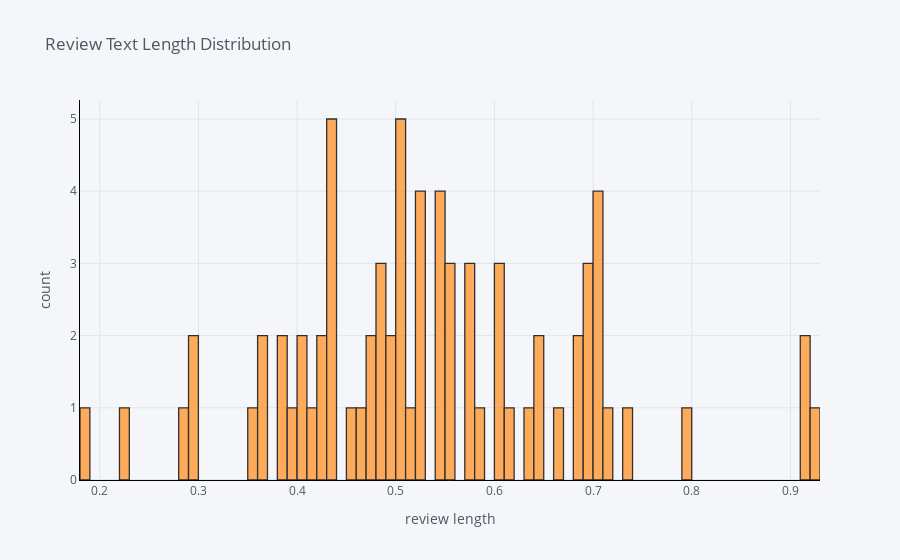

This figure's notebook cell:
### Code cell
df_lyrics_within_temptation['subjectivity'].iplot(
    kind='hist',
    bins=100,
    xTitle='review length',
    linecolor='black',
    yTitle='count',
    title='Review Text Length Distribution')

### Figure 1 — Plotly figure (JSON) as saved in the notebook; plotly's stock layout.template omitted (floating-point values rounded to 4 significant figures)
{"data": [{"histfunc": "count", "histnorm": "", "marker": {"color": "rgba(255, 153, 51, 1.0)", "line": {"color": "#000000", "width": 1.3}}, "name": "subjectivity", "nbinsx": 100, "opacity": 0.8, "orientation": "v", "type": "histogram", "x": [0.454, 0.713, 0.57, 0.645, 0.508, 0.735, 0.382, 0.4, 0.513, 0.438, 0.5, 0.436, 0.5, 0.793, 0.54, 0.487, 0.286, 0.498, 0.475, 0.608, 0.297, 0.422, 0.471, 0.504, 0.544, 0.487, 0.643, 0.525, 0.583, 0.398, 0.4, 0.489, 0.697, 0.365, 0.386, 0.54, 0.36, 0.7, 0.225, 0.69, 0.505, 0.557, 0.576, 0.525, 0.633, 0.552, 0.428, 0.604, 0.913, 0.35, 0.929, 0.575, 0.495, 0.667, 0.55, 0.684, 0.611, 0.7, 0.7, 0.699, 0.433, 0.294, 0.542, 0.433, 0.705, 0.414, 0.187, 0.432, 0.522, 0.6, 0.463, 0.914, 0.688, 0.523]}], "layout": {"barmode": "overlay", "legend": {"bgcolor": "#F5F6F9", "font": {"color": "#4D5663"}}, "paper_bgcolor": "#F5F6F9", "plot_bgcolor": "#F5F6F9", "title": {"font": {"color": "#4D5663"}, "text": "Review Text Length Distribution"}, "xaxis": {"gridcolor": "#E1E5ED", "linecolor": "black", "showgrid": true, "tickfont": {"color": "#4D5663"}, "title": {"font": {"color": "#4D5663"}, "text": "review length"}, "zerolinecolor": "#E1E5ED"}, "yaxis": {"gridcolor": "#E1E5ED", "linecolor": "black", "showgrid": true, "tickfont": {"color": "#4D5663"}, "title": {"font": {"color": "#4D5663"}, "text": "count"}, "zerolinecolor": "#E1E5ED"}}}
